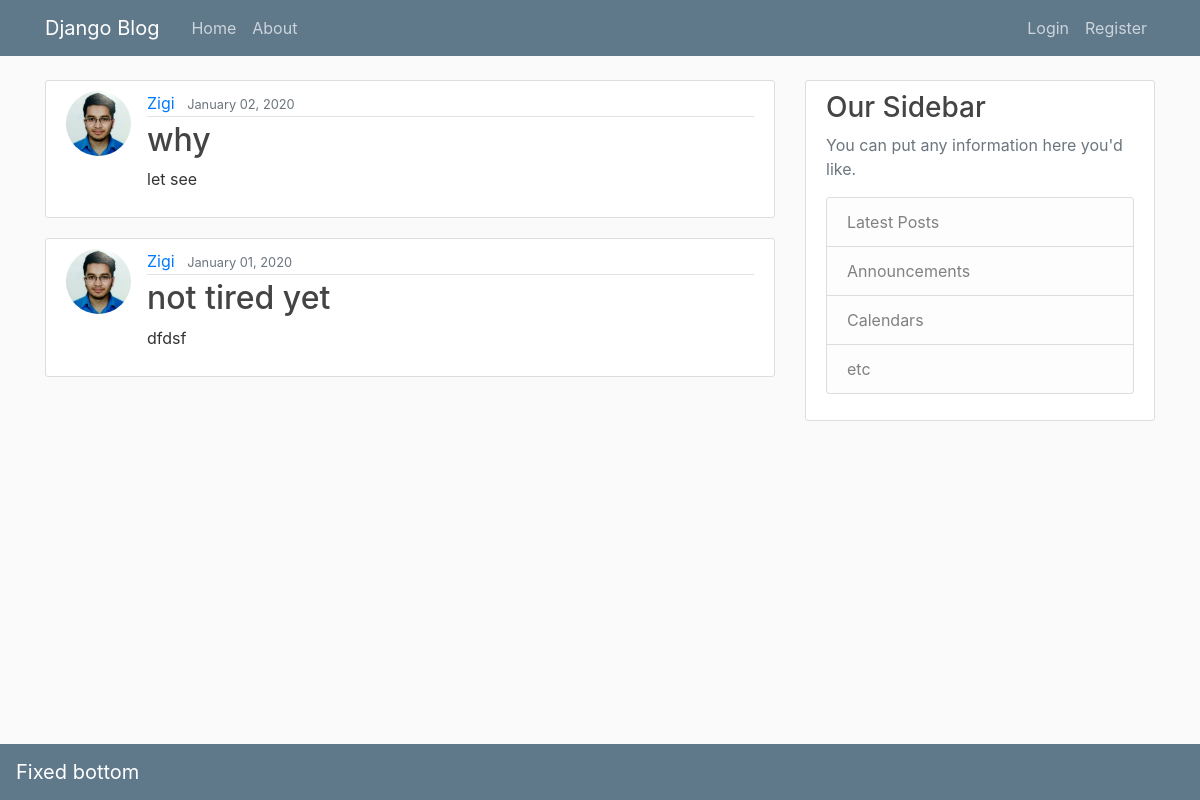
/, run on an earlier commit of the app's database.
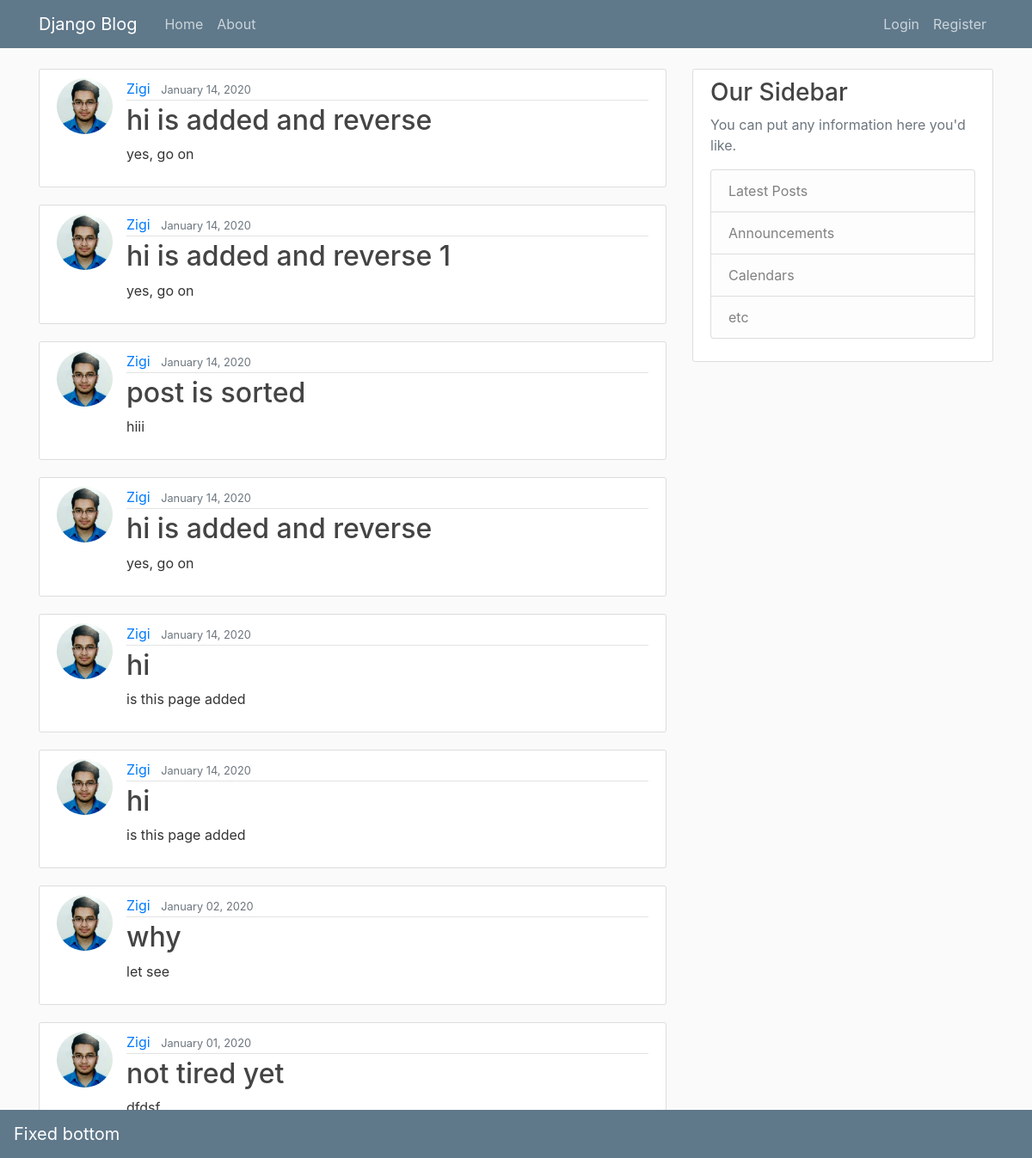
And on a later commit of the database.
### blog/models.py (models this page shows, shortened)
class Post(models.Model):
    title = models.CharField(max_length=100)
    content = models.TextField()
    date_psoted = models.DateTimeField(default=timezone.now())
    author = models.ForeignKey(User,on_delete=models.CASCADE)

### users/models.py (models this page shows, shortened)
class Profile(models.Model):
    user = models.OneToOneField(User, on_delete=models.CASCADE)
    image= models.ImageField(default='default.jpg', upload_to='profile_pics')

### blog/views.py (the view)
# urls.py: path('', PostListView.as_view(), name='blog-home'),
class PostListView(ListView):
    model  = Post
    template_name = 'blog/home.html'
    context_object_name ='posts'
    ordering = ['-date_psoted']

### blog/templates/blog/home.html
{% extends "blog/layout.html" %}
{% block content %}
    {% for post in posts %}
        <article class="media content-section">
          <img class="rounded-circle article-img" src="{{ post.author.profile.image.url }}">
          <div class="media-body">
            <div class="article-metadata">
              <a class="mr-2" href="#">{{ post.author }}</a>
              <small class="text-muted">{{ post.date_psoted|date:"F d, Y" }}</small>
            </div>
            <h2><a class="article-title" href="#">{{ post.title }}</a></h2>
            <p class="article-content">{{ post.content }}</p>
          </div>
        </article>
    {% endfor %}
{% endblock content %}

### blog/templates/blog/layout.html (shortened to what this page needs)
{% load static %}
<!DOCTYPE html>
<html>
<head>
    <link rel="stylesheet" type="text/css" href="{% static 'css/bootstrap.min.css' %}">
    <link rel="stylesheet" type="text/css" href="{% static 'css/main.css' %}">
  </head>
    <body>
        <header class="site-header">
          <nav class="navbar navbar-expand-md navbar-dark bg-steel fixed-top">
            <div class="container">
              <a class="navbar-brand mr-4" href="{% url 'blog-home' %}">Django Blog</a>
              <div class="collapse navbar-collapse" id="navbarToggle">
                <div class="navbar-nav mr-auto">
                  <a class="nav-item nav-link" href="{% url 'blog-home' %}">Home</a>
                  <a class="nav-item nav-link" href="{% url 'blog-about' %}">About</a>
                </div>
                <div class="navbar-nav">
                  {% if user.is_authenticated %}
                    <a class="nav-item nav-link" href="{% url 'logout' %}">Logout</a>
                    <a class="nav-item nav-link" href="{% url 'profile' %}">Profile</a>
                  {% else %}
                    <a class="nav-item nav-link" href="{% url 'login' %}">Login</a>
                    <a class="nav-item nav-link" href="{% url 'register' %}">Register</a>
                  {% endif %}
                </div>
              </div>
            </div>
          </nav>
         </header>
        <main role="main" class="container">
          <div class="row">
            <div class="col-md-8">
              {% block content %}{% endblock %}
            </div>
            <div class="col-md-4">
              <div class="content-section">
                <h3>Our Sidebar</h3>
                <p class='text-muted'>You can put any information here you'd like.
                  <ul class="list-group">
                    <li class="list-group-item list-group-item-light">Latest Posts</li>
                    <li class="list-group-item list-group-item-light">Announcements</li>
                    <li class="list-group-item list-group-item-light">Calendars</li>
                    <li class="list-group-item list-group-item-light">etc</li>
                  </ul>
                </p>
              </div>
            </div>
          </div>
        </main>
        <div class = "footer">
          <nav class="navbar fixed-bottom navbar-dark bg-steel">
            <a class="navbar-brand" href="#">Fixed bottom</a>
          </nav>
        </div>
    </body>
</html>

### blog/static/css/main.css (style rules this page uses)
body { background: #fafafa; color: #333333; margin-top: 5rem; }
h1, h2, h3, h4, h5, h6 { color: #444444; }
ul { margin: 0; }
.bg-steel { background-color: #5f788a; }
.site-header .navbar-nav .nav-link { color: #cbd5db; }
.content-section { background: #ffffff; padding: 10px 20px; border: 1px solid #dddddd; border-radius: 3px; margin-bottom: 20px; }
.article-title { color: #444444; }
.article-content { white-space: pre-line; }
.article-img { height: 65px; width: 65px; margin-right: 16px; }
.article-metadata { padding-bottom: 1px; margin-bottom: 4px; border-bottom: 1px solid #e3e3e3 }

What changed in the data, as far as the page shows it:
added Post: author.profile.image (picture), author "Zigi", date_psoted "January 14, 2020", title "hi is added and reverse", content "yes, go on"
added Post: author.profile.image (picture), author "Zigi", date_psoted "January 14, 2020", title "hi is added and reverse 1", content "yes, go on"
added Post: author.profile.image (picture), author "Zigi", date_psoted "January 14, 2020", title "post is sorted", content "hiii"
added Post: author.profile.image (picture), author "Zigi", date_psoted "January 14, 2020", title "hi is added and reverse", content "yes, go on"
added Post: author.profile.image (picture), author "Zigi", date_psoted "January 14, 2020", title "hi", content "is this page added"
added Post: author.profile.image (picture), author "Zigi", date_psoted "January 14, 2020", title "hi", content "is this page added"
